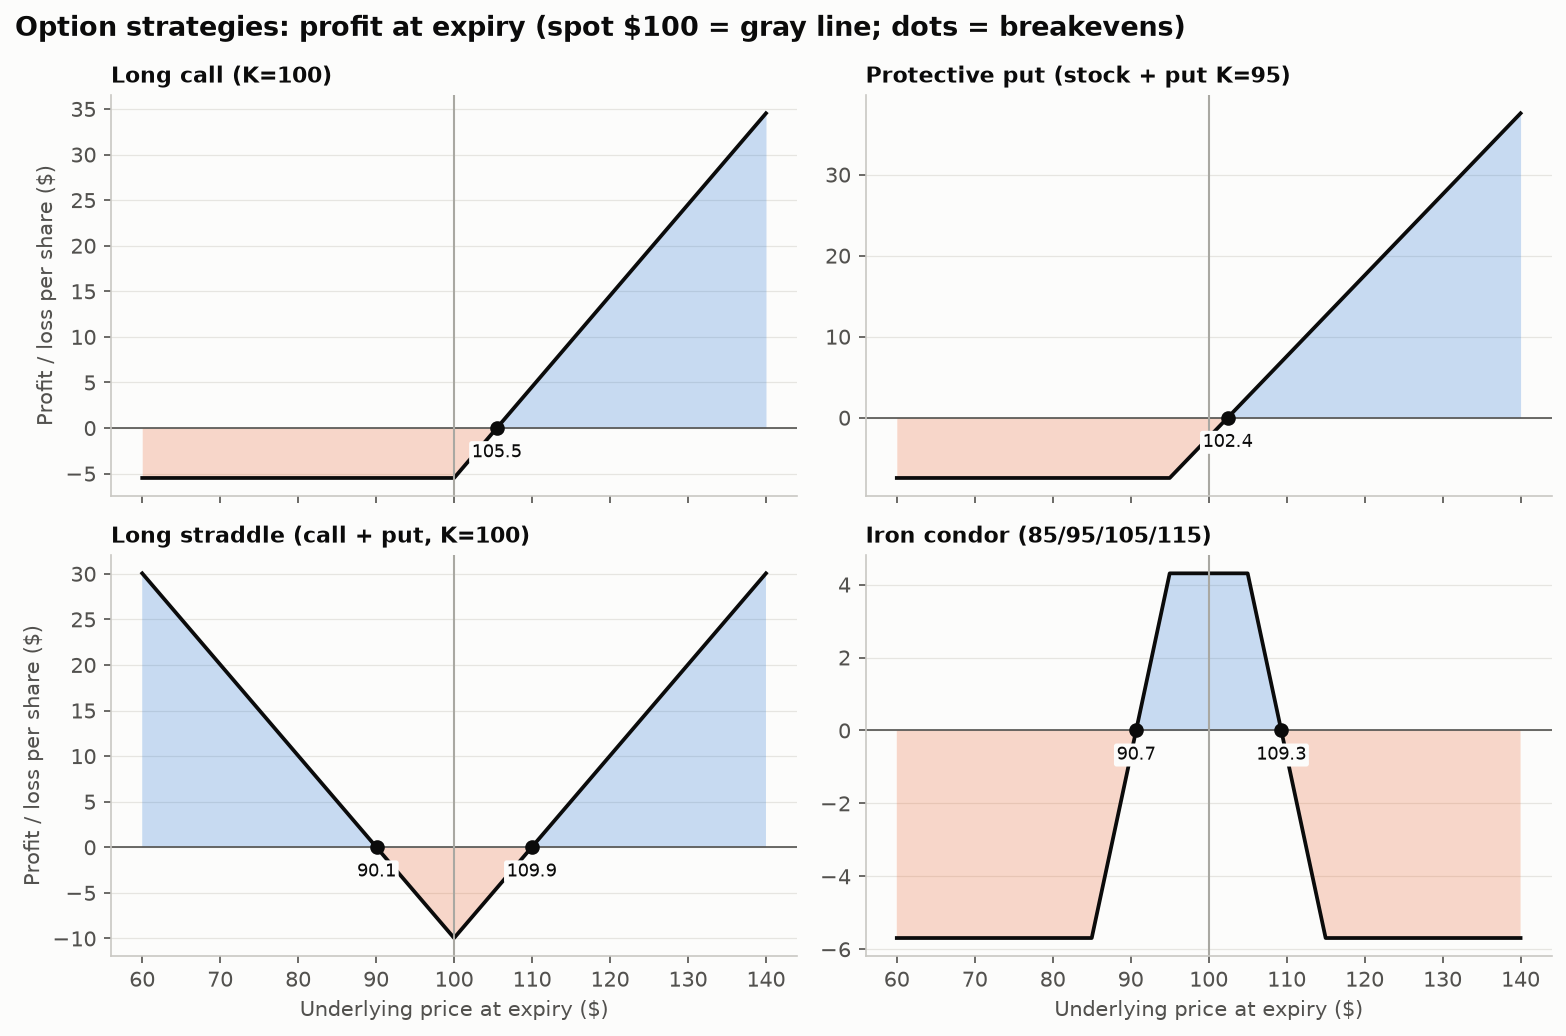

This chart was generated by the following Python code:
"""
Option Payoff Diagrams  -  family: Finance & investment

DESIGN PURPOSE
Plots profit or loss at expiry against the underlying price for an option
strategy, with the premium paid or received included. Small multiples put
several strategies side by side, so their risk profiles (capped, unlimited,
range-bound) can be compared.

WHEN TO USE
  - Explain or compare option strategies (directional, hedging, volatility,
    income)
  - Show breakeven prices, maximum gain and maximum loss
  - Check a proposed structure before trading it

AVOID WHEN
  - Showing value before expiry (that needs a pricing model and
    time/volatility assumptions; plot Black–Scholes value curves instead)
  - Mixing strategies with very different scales on one shared y-axis

ALTERNATIVES
  - P&L table at selected prices
  - Value-before-expiry curves for several dates

EXAMPLE
Stock at $100. Premiums from Black–Scholes with 25% volatility, 3 months to
expiry and a 4% rate (illustrative; financing of the premium ignored).

NOTE: Educational examples with simulated or historical data. Not investment
advice; past performance does not predict future returns.

Run:  python option_payoff.py
"""
import sys
from pathlib import Path

import numpy as np
import pandas as pd
import matplotlib.pyplot as plt

# Library style: categorical colors in fixed order, recessive axes, hairline grid.
PALETTE = ["#2a78d6", "#eb6834", "#1baf7a", "#eda100",
           "#e87ba4", "#008300", "#6250d6", "#e34948"]
SEQ_CMAP = "Blues"      # sequential: one hue, light -> dark
DIV_CMAP = "RdBu_r"     # diverging: two opposite hues, neutral midpoint
GRAY = "#b8b7b1"        # de-emphasised marks
plt.rcParams.update({
    "figure.figsize": (8, 4.8), "figure.dpi": 110, "figure.facecolor": "#fcfcfb",
    "axes.facecolor": "#fcfcfb", "axes.edgecolor": "#c9c8c3", "axes.linewidth": 0.8,
    "axes.spines.top": False, "axes.spines.right": False,
    "axes.grid": True, "grid.color": "#e6e5e1", "grid.linewidth": 0.6, "axes.axisbelow": True,
    "axes.prop_cycle": plt.cycler(color=PALETTE),
    "axes.titlesize": 13, "axes.titleweight": "bold", "axes.titlelocation": "left",
    "axes.labelcolor": "#52514e", "xtick.color": "#52514e", "ytick.color": "#52514e",
    "text.color": "#0b0b0b", "font.size": 10, "lines.linewidth": 2,
    "legend.frameon": False,
})

from scipy.stats import norm

# --- Example data ------------------------------------------------------------
S0, T, r, sigma = 100.0, 0.25, 0.04, 0.25


def black_scholes(S, K, T, r, sigma, kind):
    d1 = (np.log(S / K) + (r + sigma ** 2 / 2) * T) / (sigma * np.sqrt(T))
    d2 = d1 - sigma * np.sqrt(T)
    if kind == "call":
        return S * norm.cdf(d1) - K * np.exp(-r * T) * norm.cdf(d2)
    return K * np.exp(-r * T) * norm.cdf(-d2) - S * norm.cdf(-d1)


ST = np.linspace(60, 140, 801)                       # price at expiry


def leg(kind, K, qty):                               # qty: +1 long, -1 short
    premium = black_scholes(S0, K, T, r, sigma, kind)
    payoff = np.maximum(ST - K, 0) if kind == "call" else np.maximum(K - ST, 0)
    return qty * (payoff - premium)


strategies = pd.DataFrame({
    "Long call (K=100)": leg("call", 100, 1),
    "Protective put (stock + put K=95)": (ST - S0) + leg("put", 95, 1),
    "Long straddle (call + put, K=100)": leg("call", 100, 1) + leg("put", 100, 1),
    "Iron condor (85/95/105/115)": leg("put", 85, 1) + leg("put", 95, -1) + leg("call", 105, -1) + leg("call", 115, 1),
}, index=pd.Index(ST, name="price_at_expiry"))
strategies.iloc[::100].round(2)

# --- Plot --------------------------------------------------------------------
fig, axes = plt.subplots(2, 2, figsize=(10.5, 7), sharex=True)
for ax, (name, pnl) in zip(axes.flat, strategies.items()):
    x, y = pnl.index.to_numpy(), pnl.to_numpy()
    ax.fill_between(x, y, 0, where=y >= 0, color=PALETTE[0], alpha=0.25, linewidth=0, interpolate=True)
    ax.fill_between(x, y, 0, where=y < 0, color=PALETTE[1], alpha=0.25, linewidth=0, interpolate=True)
    ax.plot(x, y, color="#0b0b0b", linewidth=1.8)
    ax.axhline(0, color="#52514e", linewidth=0.8)
    ax.axvline(S0, color="#a9a8a2", linewidth=1)
    cross = np.flatnonzero(np.diff(np.sign(y)) != 0)
    for i in cross:                                   # linear interpolation of breakevens
        be = x[i] - y[i] * (x[i + 1] - x[i]) / (y[i + 1] - y[i])
        ax.scatter(be, 0, s=36, color="#0b0b0b", zorder=3)
        ax.annotate(f"{be:.1f}", (be, 0), xytext=(0, -14), textcoords="offset points",
                    ha="center", fontsize=8.5, color="#0b0b0b",
                    bbox=dict(boxstyle="round,pad=0.15", fc="#fcfcfb", ec="none"))
    ax.set_title(name, fontsize=10.5)
    ax.grid(axis="x", visible=False)
for ax in axes[1]:
    ax.set_xlabel("Underlying price at expiry ($)")
for ax in axes[:, 0]:
    ax.set_ylabel("Profit / loss per share ($)")
fig.suptitle("Option strategies: profit at expiry (spot $100 = gray line; dots = breakevens)",
             x=0.01, ha="left", fontsize=13, fontweight="bold")
fig.tight_layout()

# --- Save / show -------------------------------------------------------------
out = Path(__file__).with_name(Path(__file__).stem + ".png")
fig.savefig(out, dpi=150, bbox_inches="tight")
print(f"saved {out}")
if "--no-show" not in sys.argv:
    plt.show()
